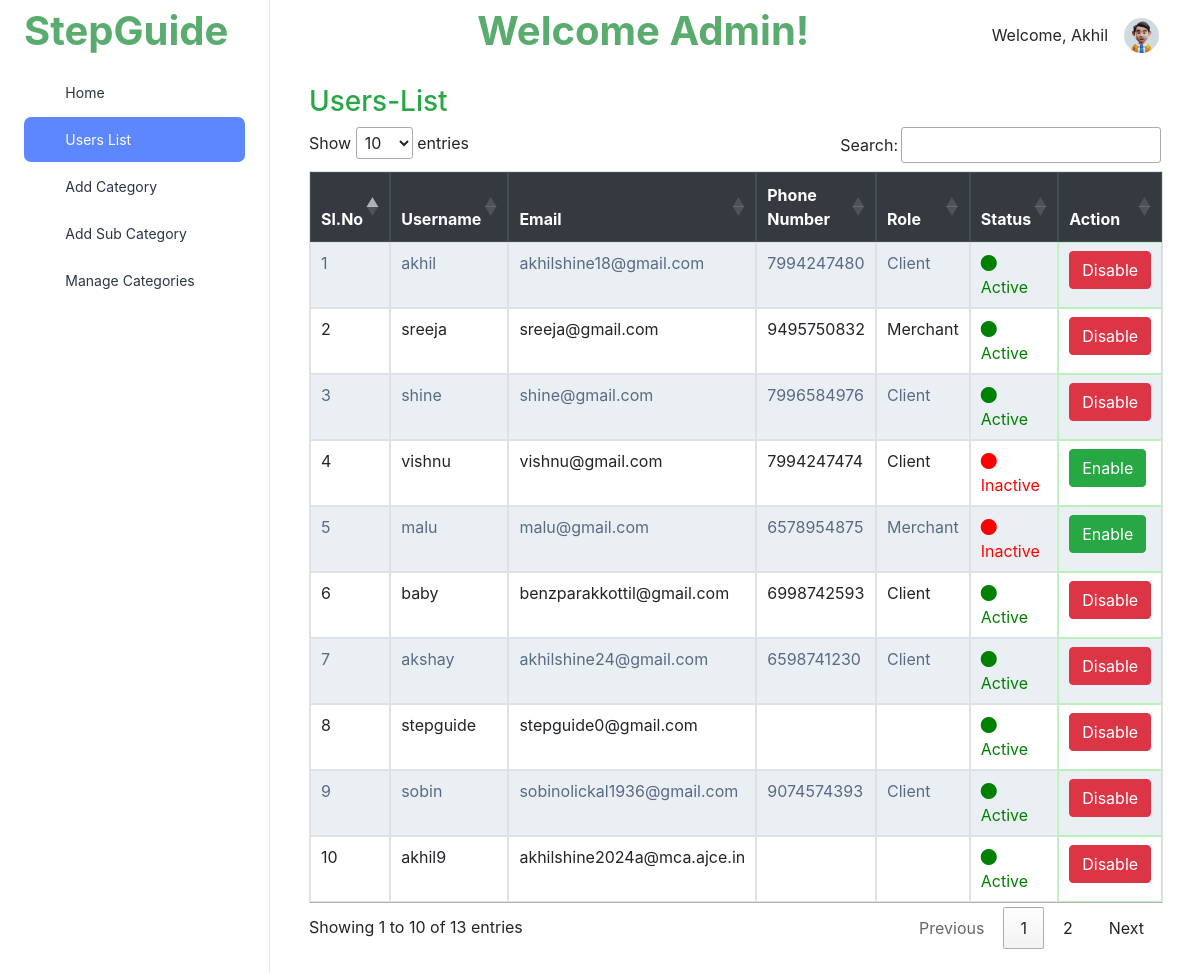
The page /userview.html/ (signed in) on the database as committed earlier.
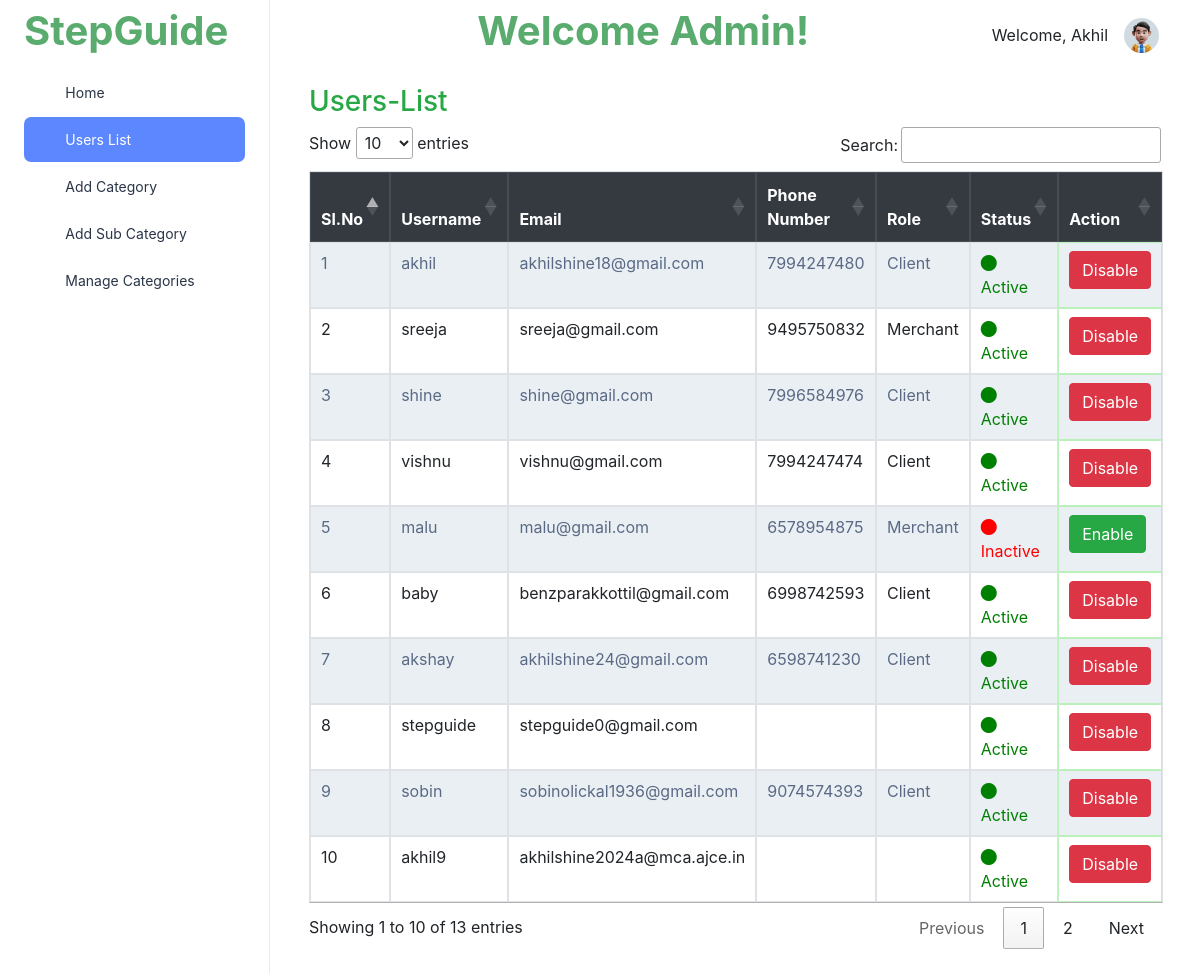
The same page on the database as committed later.
### StepGuideApp/models.py (models this page shows, shortened)
class CustomUser(AbstractUser):
    CLIENT = 1
    ADMIN = 2
    MERCHANT = 3
    ROLE_CHOICE = (
        (CLIENT, 'Client'),
        (ADMIN,'Admin'),
        (MERCHANT,'Merchant'),
    )
    username = models.CharField(max_length=100,unique=True)
    first_name = models.CharField(max_length=100,)
    last_name = models.CharField(max_length=100)
    email = models.EmailField(max_length=100,unique=True)
    phone_no = models.CharField(max_length=12)
    user_type = models.PositiveSmallIntegerField(choices=ROLE_CHOICE, blank=True, null=True)
    object = UserManager()
    USERNAME_FIELD = 'username'
    REQUIRED_FIELDS = ['phone_no','email','first_name','last_name','password']

### StepGuideApp/views.py (the view)
# urls.py: path('userview.html/',views.userview,name='userview'),
def userview(request):
    if request.user.is_authenticated:
        user = request.user
        if user.user_type == CustomUser.ADMIN and not request.path == reverse('userview'):
            return redirect(reverse('userview'))
        elif user.user_type == CustomUser.CLIENT and not request.path == reverse('index'):
            return redirect(reverse('index'))
        elif user.user_type == CustomUser.MERCHANT and not request.path == reverse('mdashboard2'):
            return redirect(reverse('mdashboard2'))
    else:
        return redirect(reverse('index'))
    users = CustomUser.objects.filter(~Q(is_superuser=True))
    return render(request, 'userview.html', {'users': users})

### template/userview.html (shortened to what this page needs)
{% load static %}
<!doctype html>
<html lang="en">
<head>
  <link rel="stylesheet" href="{% static "dashboard1/css/styles.min.css" %}" />
  <link href="https://cdn.jsdelivr.net/npm/bootstrap-icons@1.17.0/font/bootstrap-icons.css" rel="stylesheet">
  <link rel="stylesheet" href="https://maxcdn.bootstrapcdn.com/bootstrap/4.5.2/css/bootstrap.min.css">
  <link rel="stylesheet" href="https://cdn.jsdelivr.net/npm/bootstrap-icons@1.10.0/font/bootstrap-icons.css">
  <link rel="stylesheet" href="https://cdn.datatables.net/1.11.5/css/jquery.dataTables.min.css">
</head>
<body>
  <div class="page-wrapper" id="main-wrapper" data-layout="vertical" data-navbarbg="skin6" data-sidebartype="full"
    data-sidebar-position="fixed" data-header-position="fixed">
    <aside class="left-sidebar">
      <div>
        <div class="brand-logo d-flex align-items-center justify-content-between">
          <a class="font-weight-bold logo h1 align-self-center text-decoration-none" href="{% url "index" %}" style="color: #59ab6e;"> StepGuide </a>
        </div>
        <nav class="sidebar-nav scroll-sidebar" data-simplebar="">
          <ul id="sidebarnav">
            <li class="sidebar-item">
              <a class="sidebar-link" href={% url "dashboard1" %} aria-expanded="false">
                <span>
                  <i class="ti ti-article"></i>
                </span>
                <span class="hide-menu">Home</span>
              </a>
            </li>
            <li class="sidebar-item">
              <a class="sidebar-link" href="{% url "userview" %}" aria-expanded="false">
                <span>
                  <i class="ti ti-layout-dashboard"></i>
                </span>
                <span class="hide-menu">Users List</span>
              </a>
            </li>
            <li class="sidebar-item">
              <a class="sidebar-link" href="{% url "add_category" %}" aria-expanded="false">
                <span>
                  <i class="ti ti-article"></i>
                </span>
                <span class="hide-menu">Add Category</span>
              </a>
            </li>
            <li class="sidebar-item">
              <a class="sidebar-link" href="{% url "add_subcategory" %}" aria-expanded="false">
                <span>
                  <i class="ti ti-article"></i>
                </span>
                <span class="hide-menu">Add Sub Category</span>
              </a>
            </li>
            <li class="sidebar-item">
              <a class="sidebar-link" href="{% url "manage_categories" %}" aria-expanded="false">
                <span>
                  <i class="ti ti-article"></i>
                </span>
                <span class="hide-menu">Manage Categories</span>
              </a>
            </li>
          </ul>
        </nav>
      </div>
    </aside>
    <div class="body-wrapper">
      <header class="app-header">
        <nav class="navbar navbar-expand-lg navbar-light">
          <div class="navbar-collapse justify-content-end px-0" id="navbarNav">
            <p class="font-weight-bold logo h1 align-self-center text-decoration-none" style="color: #59ab6e;">Welcome Admin!</p>
          </div>
          <div class="navbar-collapse justify-content-end px-0" id="navbarNav">
            <ul class="navbar-nav flex-row ms-auto align-items-center justify-content-end">
              Welcome, {{ user.first_name }}
              <li class="nav-item dropdown">
                <a class="nav-link nav-icon-hover" href="javascript:void(0)" id="drop2" data-bs-toggle="dropdown"
                  aria-expanded="false">
                  <img src="{% static "dashboard1/images/profile/user-1.jpg" %}" alt="" width="35" height="35" class="rounded-circle">
                </a>
              </li>
            </ul>
          </div>
        </nav>
      </header>
      <div class="container-fluid">
        <div class="container table-container">
            <p class="text-success logo h1 align-self-center" style="font-size: 28px;">Users-List</p>
            <table id="userTable" class="table table-striped table-bordered">
                <thead class="thead-dark">
                    <tr>
                        <th>Sl.No</th>
                        <th>Username</th>
                        <th>Email</th>
                        <th>Phone Number</th>
                        <th>Role</th>
                        <th>Status</th>
                        <th>Action</th>
                    </tr>
                </thead>
                <tbody>
                    {% for user in users %}
                    <tr>
                        <td>{{ forloop.counter }}</td>
                        <td>{{ user.username }}</td>
                        <td>{{ user.email }}</td>
                        <td>{{ user.phone_no }}</td>
                        <td>
                            {% if user.user_type == 1 %}
                                Client
                            {% elif user.user_type == 2 %}
                                Admin
                            {% elif user.user_type == 3 %}
                                Merchant
                            {% endif %}
                        </td>
                        <td>
                            {% if user.is_active %}
                                <span style="color: green;">
                                    <i class="bi bi-circle-fill"></i> Active
                                </span>
                            {% else %}
                                <span style="color: red;">
                                    <i class="bi bi-circle-fill"></i> Inactive
                                </span>
                            {% endif %}
                        </td>
                        <td class="cell" style="border: .5px solid rgb(186, 240, 186); ">
                            {% if user.is_active %}
                                <a href="{% url 'disable_account' user.id %}">
                                    <button class="btn btn-danger">Disable</button>
                                </a>
                            {% else %}
                                <a href="{% url 'enable_account' user.id %}">
                                    <button class="btn btn-success">Enable</button>
                                </a>
                            {% endif %}
                        </td>
                    </tr>
                    {% endfor %}
                </tbody>
            </table>
        </div>
    </div>
</div>
</div>
    </body>
    </html>

Rows that differ between the two databases and show on the page:
changed CustomUser "vishnu": is_active "Inactive Enable" → "Active Disable"
